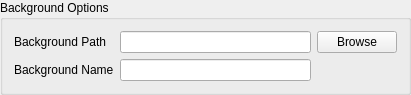
       <widget class="QGroupBox" name="HoloBGPathGroup">
        <property name="geometry">
         <rect>
          <x>10</x>
          <y>220</y>
          <width>411</width>
          <height>90</height>
         </rect>
        </property>
        <property name="toolTip">
         <string>&lt;html&gt;&lt;head/&gt;&lt;body&gt;&lt;p&gt;Background used during hologram reconstruction.&lt;/p&gt;&lt;/body&gt;&lt;/html&gt;</string>
        </property>
        <property name="title">
         <string>Background Options</string>
        </property>
        <layout class="QGridLayout" name="gridLayout_3">
         <item row="0" column="0">
          <widget class="QLabel" name="HoloBGpathLabel">
           <property name="text">
            <string>Background Path</string>
           </property>
          </widget>
         </item>
         <item row="0" column="1">
          <widget class="QLineEdit" name="HoloBGpath">
           <property name="toolTip">
            <string>&lt;html&gt;&lt;head/&gt;&lt;body&gt;&lt;p&gt;Path to the background image folder.&lt;/p&gt;&lt;/body&gt;&lt;/html&gt;</string>
           </property>
          </widget>
         </item>
         <item row="0" column="2" colspan="2">
          <widget class="QPushButton" name="HoloBGPathBrowse">
           <property name="text">
            <string>Browse</string>
           </property>
          </widget>
         </item>
         <item row="1" column="0">
          <widget class="QLabel" name="BGNameLabel">
           <property name="toolTip">
            <string>&lt;html&gt;&lt;head/&gt;&lt;body&gt;&lt;p&gt;Name of the background image (C-style format if multiple backgrounds).&lt;/p&gt;&lt;/body&gt;&lt;/html&gt;</string>
           </property>
           <property name="text">
            <string>Background Name</string>
           </property>
          </widget>
         </item>
         <item row="1" column="1">
          <widget class="QLineEdit" name="BGName">
           <property name="toolTip">
            <string>&lt;html&gt;&lt;head/&gt;&lt;body&gt;&lt;p&gt;Name of the background image (C-style format if multiple backgrounds).&lt;/p&gt;&lt;/body&gt;&lt;/html&gt;</string>
           </property>
          </widget>
         </item>
        </layout>
       </widget>
